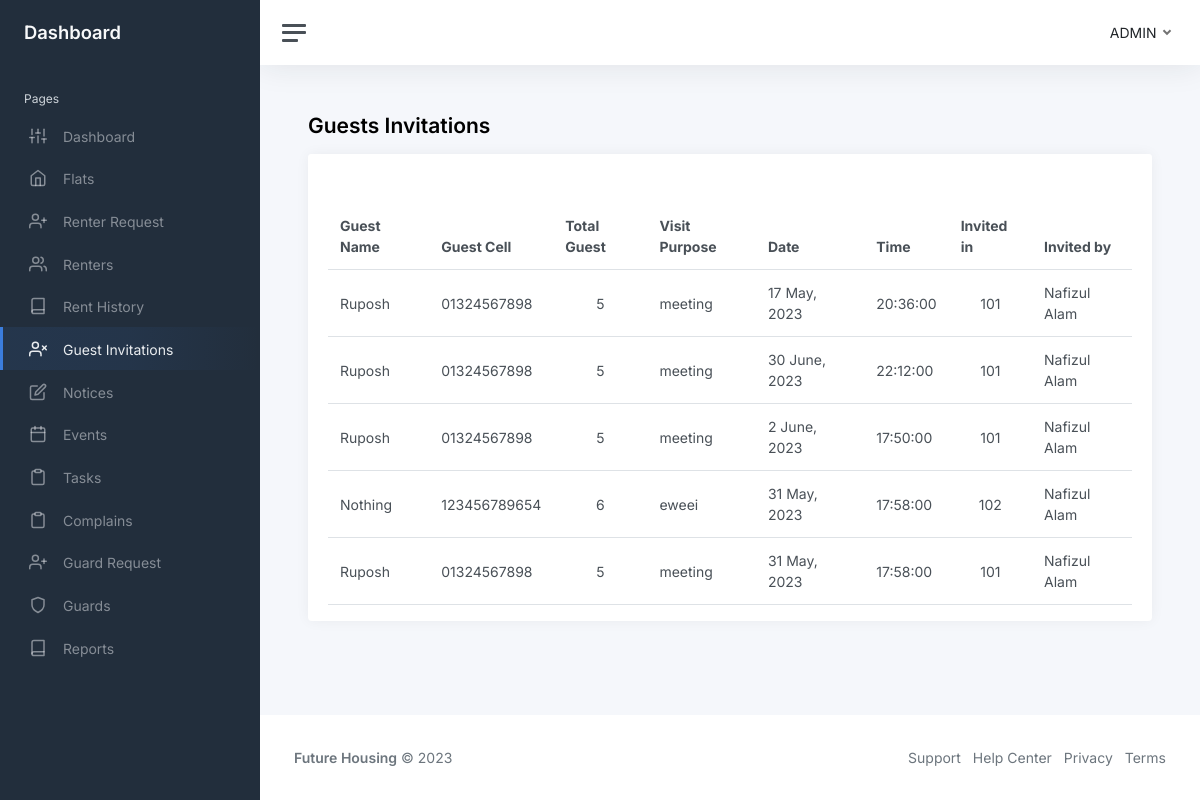
The page /php/admin/guests-invitations.php on the database as committed earlier.
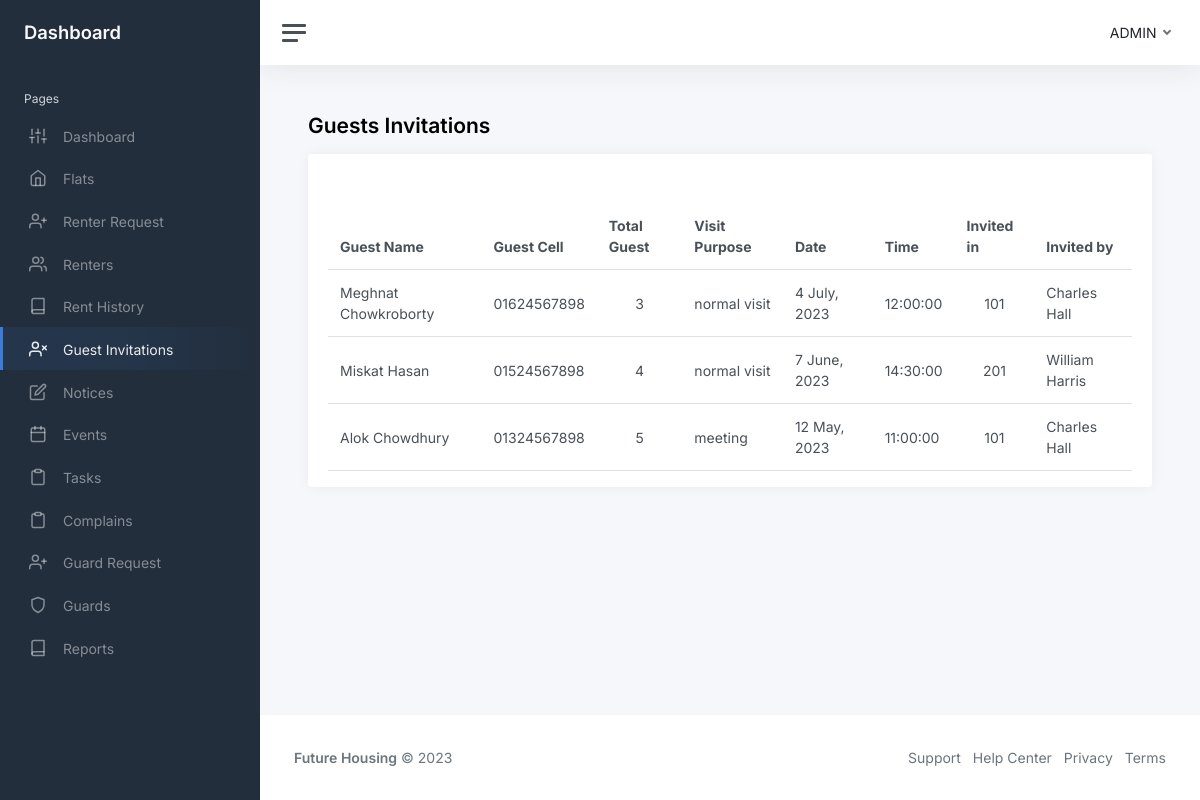
The same page on the database as committed later.
### tables this page shows
CREATE TABLE `guests` (
  `id` int NOT NULL,
  `flat` varchar(256) DEFAULT NULL,
  `host_name` varchar(256) DEFAULT NULL,
  `guest_name` varchar(256) DEFAULT NULL,
  `guest_cell` varchar(256) DEFAULT NULL,
  `total_guest` int DEFAULT NULL,
  `visit_purpose` text,
  `date` date DEFAULT NULL,
  `time` time DEFAULT NULL,
  `pinCode` int NOT NULL,
  `status` tinyint(1) NOT NULL DEFAULT '0'
);

### php/admin/guests-invitations.php (the view, shortened to what this page needs)
<?php
$currentPage = "guests-invitations";
include "../../database.php";
$query = "SELECT * FROM `guests`";
$stmt = $conn->prepare($query);
$result = $stmt->execute();
$guests = array_reverse($stmt->fetchAll());
?>
<!DOCTYPE html>
<html lang="en">
<head>
    <link href="https://cdn.jsdelivr.net/npm/simple-datatables@7.1.2/dist/style.min.css" rel="stylesheet" />
    <link href="../../styles/app.css" rel="stylesheet">
</head>
<body>
    <div class="wrapper">
        <?php include "components/sidebar.php"?>
        <div class="main">
            <?php include "components/navbar.php"?>
            <main class="content">
                <div class="container-fluid p-0">
                    <h1 class="h3 mb-3"><strong>Guests Invitations</strong></h1>
                    <div class="row">
                        <div class="col-12 d-flex">
                            <div class="card flex-fill w-100">
                                <div class="card-header">
                                </div>
                                <div class="card-body py-3">
                                    <table id="datatablesSimple" class="table table-hover my-0">
                                        <thead>
                                            <tr>
                                                <th>Guest Name</th>
                                                <th class="d-none d-md-table-cell">Guest Cell</th>
                                                <th>Total Guest</th>
                                                <th class="d-none d-md-table-cell">Visit Purpose</th>
                                                <th>Date</th>
                                                <th class="d-none d-md-table-cell">Time</th>
                                                <th>Invited in</th>
                                                <th class="d-none d-md-table-cell">Invited by</th>
                                            </tr>
                                        </thead>
                                        <tbody>
                                            <?php
                                                foreach($guests as $guest):
                                            ?>
                                            <tr>
                                                <td><?=$guest['guest_name']?></td>
                                                <td class="d-none d-md-table-cell"><?=$guest['guest_cell']?></td>
                                                <td class="text-center"><?=$guest['total_guest']?></td>
                                                <td class="d-none d-md-table-cell"><?=$guest['visit_purpose']?></td>
                                                <td><?=date('j F, Y', strtotime($guest['date']))?></td>
                                                <td class="d-none d-md-table-cell"><?=$guest['time']?></td>
                                                <td class="text-center"><?=$guest['flat']?></td>
                                                <td class="d-none d-md-table-cell"><?=$guest['host_name']?></td>
                                                <?php
                                                endforeach;
                                            ?>
                                        </tbody>
                                    </table>
                                </div>
                            </div>
                        </div>
                    </div>
                </div>
            </main>
            <footer class="footer">
                <?php include "components/footer.php"?>
            </footer>
        </div>
    </div>
</body>
</html>

### php/admin/components/sidebar.php
<nav id="sidebar" class="sidebar js-sidebar">
    <div class="sidebar-content js-simplebar">
        <a class="sidebar-brand" href="admin-dashboard.php">
            <span class="align-middle">Dashboard</span>
        </a>
        <ul class="sidebar-nav">
            <li class="sidebar-header">
                Pages
            </li>
            <li class="sidebar-item  <?php if ($currentPage === 'dashboard') echo 'active'; ?>">
                <a class="sidebar-link" href="admin-dashboard.php">
                    <i class="align-middle" data-feather="sliders"></i> <span class="align-middle">Dashboard</span>
                </a>
            </li>
            <li class="sidebar-item  <?php if ($currentPage === 'flats') echo 'active'; ?>">
                <a class="sidebar-link" href="flats.php">
                    <i class="align-middle" data-feather="home"></i> <span class="align-middle">Flats</span>
                </a>
            </li>
            <li class="sidebar-item  <?php if ($currentPage === 'renter requests') echo 'active'; ?>">
                <a class="sidebar-link" href="request-renters.php">
                    <i class="align-middle" data-feather="user-plus"></i> <span class="align-middle">Renter
                        Request</span>
                </a>
            </li>
            <li class="sidebar-item  <?php if ($currentPage === 'renters') echo 'active'; ?>">
                <a class="sidebar-link" href="renters.php">
                    <i class="align-middle" data-feather="users"></i> <span class="align-middle">Renters</span>
                </a>
            </li>
            <li class="sidebar-item  <?php if ($currentPage === 'flat-rents') echo 'active'; ?>">
                <a class="sidebar-link" href="flat-rents.php">
                    <i class="align-middle" data-feather="book"></i> <span class="align-middle">Rent History</span>
                </a>
            </li>
            <li class="sidebar-item  <?php if ($currentPage === 'guests-invitations') echo 'active'; ?>">
                <a class="sidebar-link" href="guests-invitations.php">
                    <i class="align-middle" data-feather="user-x"></i> <span class="align-middle">Guest
                        Invitations</span>
                </a>
            </li>
            <li class="sidebar-item  <?php if ($currentPage === 'notices') echo 'active'; ?>">
                <a class="sidebar-link" href="notices.php">
                    <i class="align-middle" data-feather="edit"></i> <span class="align-middle">Notices</span>
                </a>
            </li>
            <li class="sidebar-item  <?php if ($currentPage === 'events') echo 'active'; ?>">
                <a class="sidebar-link" href="events.php">
                    <i class="align-middle" data-feather="calendar"></i> <span class="align-middle">Events</span>
                </a>
            </li>
            <li class="sidebar-item  <?php if ($currentPage === 'tasks') echo 'active'; ?>">
                <a class="sidebar-link" href="tasks.php">
                    <i class="align-middle" data-feather="clipboard"></i> <span class="align-middle">Tasks</span>
                </a>
            </li>
            <li class="sidebar-item  <?php if ($currentPage === 'complains') echo 'active'; ?>">
                <a class="sidebar-link" href="complains.php">
                    <i class="align-middle" data-feather="clipboard"></i> <span class="align-middle">Complains</span>
                </a>
            </li>
            <li class="sidebar-item  <?php if ($currentPage === 'guard requests') echo 'active'; ?>">
                <a class="sidebar-link" href="request-guards.php">
                    <i class="align-middle" data-feather="user-plus"></i> <span class="align-middle">Guard
                        Request</span>
                </a>
            </li>
            <li class="sidebar-item  <?php if ($currentPage === 'guards') echo 'active'; ?>">
                <a class="sidebar-link" href="guards.php">
                    <i class="align-middle" data-feather="shield"></i> <span class="align-middle">Guards</span>
                </a>
            </li>
            <li class="sidebar-item  <?php if ($currentPage === 'reports') echo 'active'; ?>">
                <a class="sidebar-link" href="reports.php">
                    <i class="align-middle" data-feather="book"></i> <span class="align-middle">Reports</span>
                </a>
            </li>
        </ul>
    </div>
</nav>

### php/admin/components/navbar.php (shortened to what this page needs)
<nav class="navbar navbar-expand navbar-light navbar-bg">
    <a class="sidebar-toggle js-sidebar-toggle">
        <i class="hamburger align-self-center"></i>
    </a>
    <div class="navbar-collapse collapse">
        <ul class="navbar-nav navbar-align">
            <li class="nav-item dropdown">
                <a class="nav-link dropdown-toggle d-none d-sm-inline-block" href="#" data-bs-toggle="dropdown">
                    <span class="text-dark">ADMIN</span>
                </a>
            </li>
        </ul>
    </div>
</nav>

### php/admin/components/footer.php
<footer class="footer">
    <div class="container-fluid">
        <div class="row text-muted">
            <div class="col-6 text-start">
                <p class="mb-0">
                    <a class="text-muted" href="../../index.php" target="_blank"><strong>Future Housing</strong></a>
                    &copy;
                    <span>2023</span>
                </p>
            </div>
            <div class="col-6 text-end">
                <ul class="list-inline">
                    <li class="list-inline-item">
                        <a class="text-muted" href="" target="_blank">Support</a>
                    </li>
                    <li class="list-inline-item">
                        <a class="text-muted" href="" target="_blank">Help Center</a>
                    </li>
                    <li class="list-inline-item">
                        <a class="text-muted" href="" target="_blank">Privacy</a>
                    </li>
                    <li class="list-inline-item">
                        <a class="text-muted" href="" target="_blank">Terms</a>
                    </li>
                </ul>
            </div>
        </div>
    </div>
</footer>

Rows that differ between the two databases and show on the page:
removed guests: guest_name "Ruposh", guest_cell "01324567898", total_guest "5", visit_purpose "meeting", date "17 May, 2023", time "20:36:00", flat "101", host_name "Nafizul Alam"
removed guests: guest_name "Ruposh", guest_cell "01324567898", total_guest "5", visit_purpose "meeting", date "30 June, 2023", time "22:12:00", flat "101", host_name "Nafizul Alam"
changed guests: guest_name "Ruposh" → "Meghnat Chowkroborty"; guest_cell "01324567898" → "01624567898"; total_guest "5" → "3"; visit_purpose "meeting" → "normal visit"; date "2 June, 2023" → "4 July, 2023"; time "17:50:00" → "12:00:00"; host_name "Nafizul Alam" → "Charles Hall"
changed guests: guest_name "Nothing" → "Miskat Hasan"; guest_cell "123456789654" → "01524567898"; total_guest "6" → "4"; visit_purpose "eweei" → "normal visit"; date "31 May, 2023" → "7 June, 2023"; time "17:58:00" → "14:30:00"; flat "102" → "201"; host_name "Nafizul Alam" → "William Harris"
changed guests "meeting": guest_name "Ruposh" → "Alok Chowdhury"; date "31 May, 2023" → "12 May, 2023"; time "17:58:00" → "11:00:00"; host_name "Nafizul Alam" → "Charles Hall"
